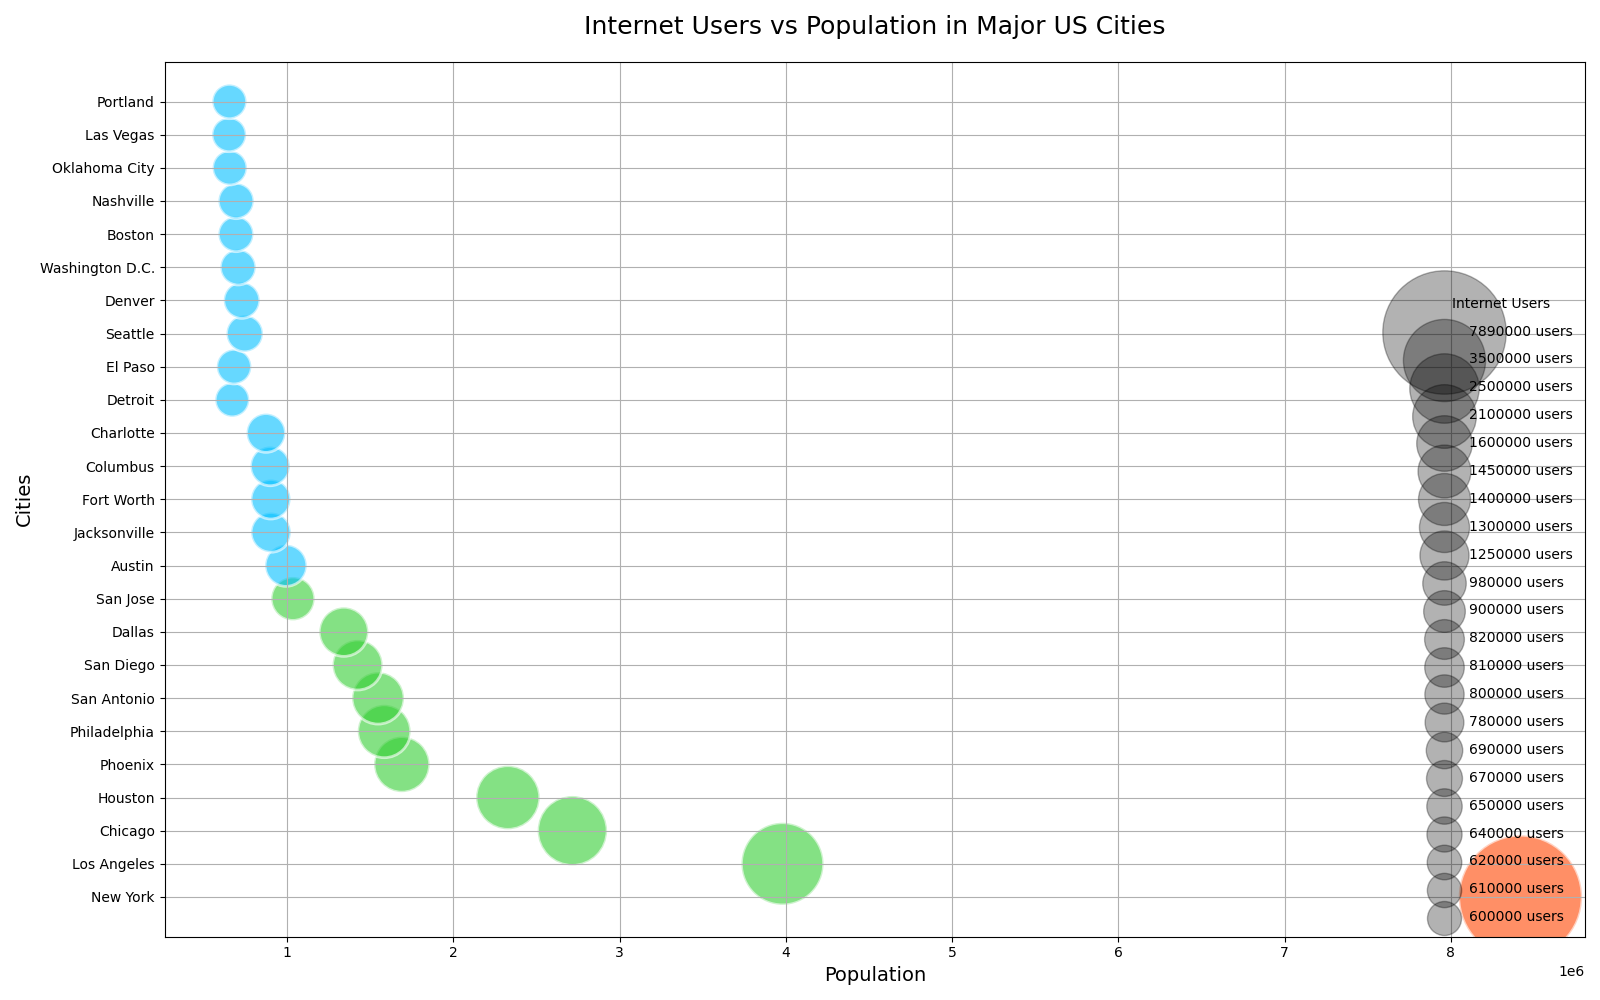

This chart was generated by the following Python code:

import matplotlib.pyplot as plt

# Data
cities = ["New York", "Los Angeles", "Chicago", "Houston", "Phoenix",
          "Philadelphia", "San Antonio", "San Diego", "Dallas", "San Jose",
          "Austin", "Jacksonville", "Fort Worth", "Columbus", "Charlotte",
          "Detroit", "El Paso", "Seattle", "Denver", "Washington D.C.",
          "Boston", "Nashville", "Oklahoma City", "Las Vegas", "Portland"]
population = [8419000, 3980000, 2716000, 2328000, 1690000, 
              1584000, 1547000, 1424000, 1341000, 1035000, 
              993000, 903000, 902000, 898000, 873000,
              670000, 681000, 745000, 727000, 705000,
              692000, 693000, 655000, 651000, 653000]
internet_users = [7890000, 3500000, 2500000, 2100000, 1600000, 
                  1450000, 1400000, 1300000, 1250000, 980000, 
                  900000, 820000, 810000, 800000, 780000,
                  600000, 620000, 690000, 670000, 650000,
                  640000, 650000, 610000, 600000, 610000]

# Bubble sizes - magnify the internet users for better visibility in the chart
sizes = [users * 0.001 for users in internet_users]

# Bubble colors - use a color gradient related to the population values
colors = ['#00BFFF' if pop < 1000000 else '#32CD32' if pop < 5000000 else '#FF4500' for pop in population]

# Plot
fig, ax = plt.subplots(figsize=(16, 10))
bubble = ax.scatter(population, cities, s=sizes, c=colors, alpha=0.6, edgecolors="w", linewidth=2)

# Chart title and labels
ax.set_title('Internet Users vs Population in Major US Cities', fontsize=18, pad=20)
ax.set_xlabel('Population', fontsize=14)
ax.set_ylabel('Cities', fontsize=14)

# Show grid
ax.grid(True)

# Add legend for size (internet users)
for users in sorted(set(internet_users), reverse=True):
    ax.scatter([], [], c='k', alpha=0.3, s=users * 0.001, label=str(users) + ' users')
ax.legend(scatterpoints=1, frameon=False, labelspacing=1, title='Internet Users', loc='lower right')

# Show plot
plt.tight_layout()
plt.show()
